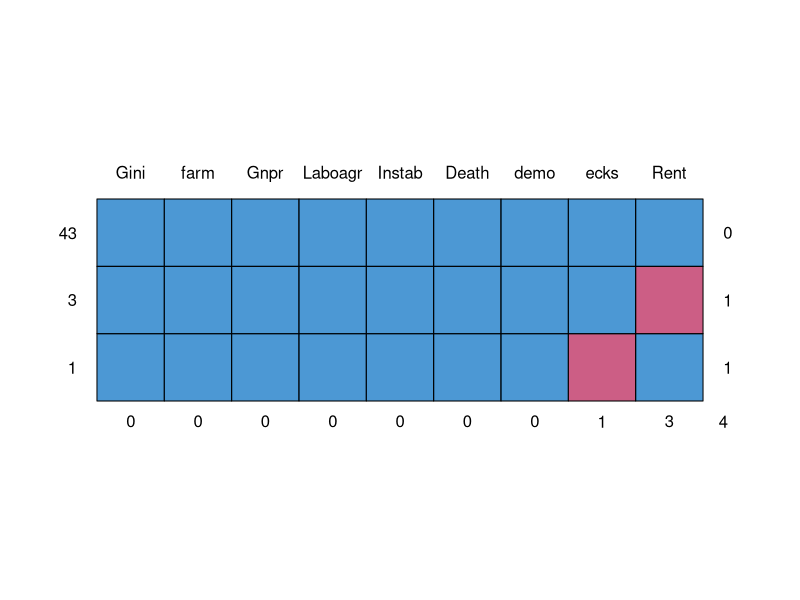
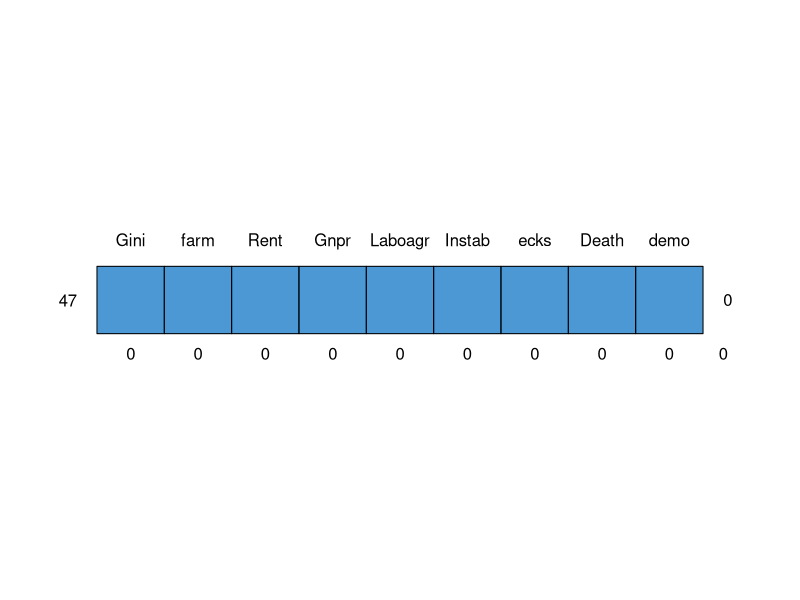
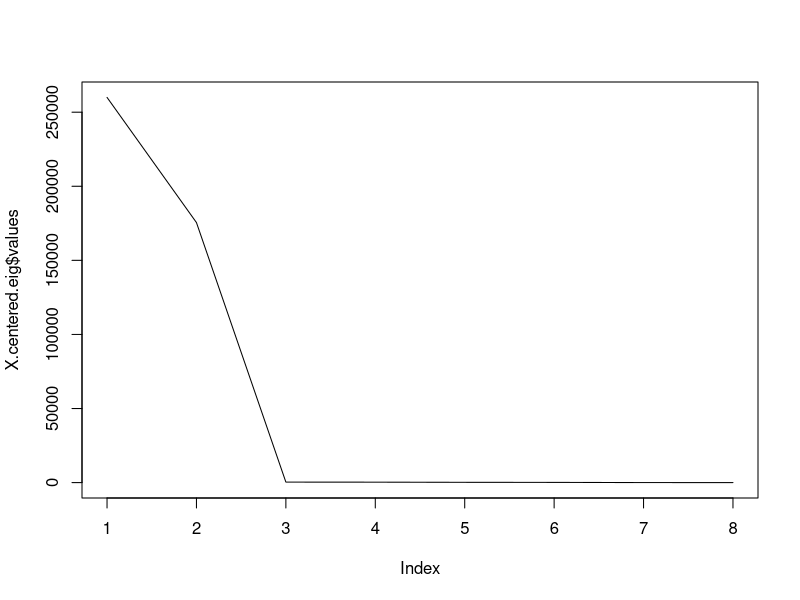
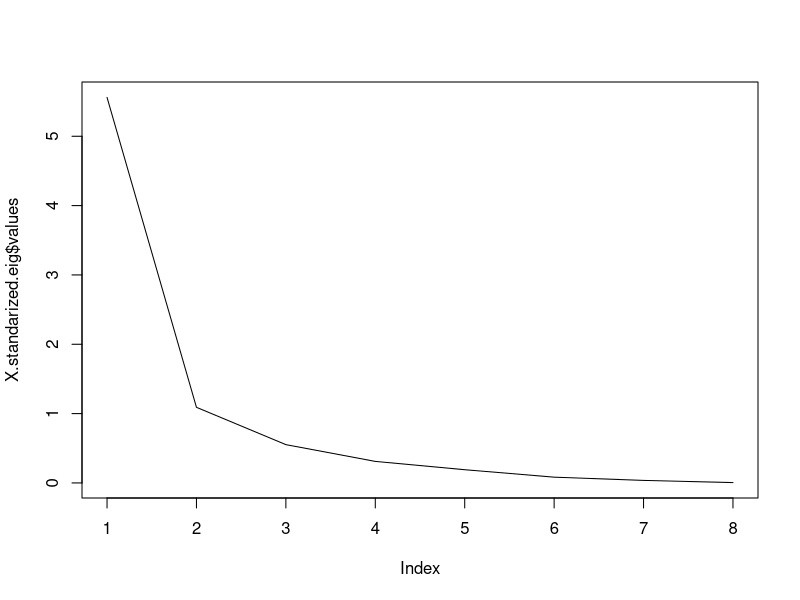

Recreate these plots in R, in order.
## ---- chunk 1
library(mice)
## ---- chunk 2
X <- read.table('Russet_ineqdata.txt', header=T, sep='\t', row.names=1)
X$demo <- as.factor(X$demo)
levels(X$demo) = c("Stable", "Instable", "Dictatorship")
md.pattern(X)
## ---- chunk 3
imputedX <- complete(mice(X))
imputedX
md.pattern(imputedX)
## ---- chunk 4
X.matrix <- as.matrix(imputedX[,0:8])
X.matrix
## ---- chunk 5
weights <- rep(1,nrow(X.matrix))
sum(weights)
N <- diag(weights/sum(weights))
N
## ---- chunk 6
G <-  colMeans(X.matrix)
G
## ---- chunk 7
X.covariance <- cov(X.matrix)/sum(weights)
X.centered <- scale(X.matrix, scale=FALSE)
X.cov.manual <- (t(X.centered)%*%N%*%X.centered)/sum(weights)

X.cor <- cor(X.matrix)/sum(weights)
X.standarized <- scale(X.matrix, center = FALSE, scale=TRUE)
X.cor.manual <- (t(X.standarized)%*%N%*%X.standarized)/sum(weights)
## ---- chunk 8
X.centered <- scale(X.matrix, scale=FALSE)
X.standarized <- scale(X.matrix, center = FALSE, scale=TRUE)
## ---- chunk 9
X.centered.eig <- eigen(t(X.centered)%*%N%*%X.centered)
X.centered.eig$values

X.standarized.eig <- eigen(t(X.standarized)%*%N%*%X.standarized)
X.standarized.eig$values
## ---- chunk 10
plot(X.centered.eig$values, type = "l")
plot(X.standarized.eig$values, type = "l")
